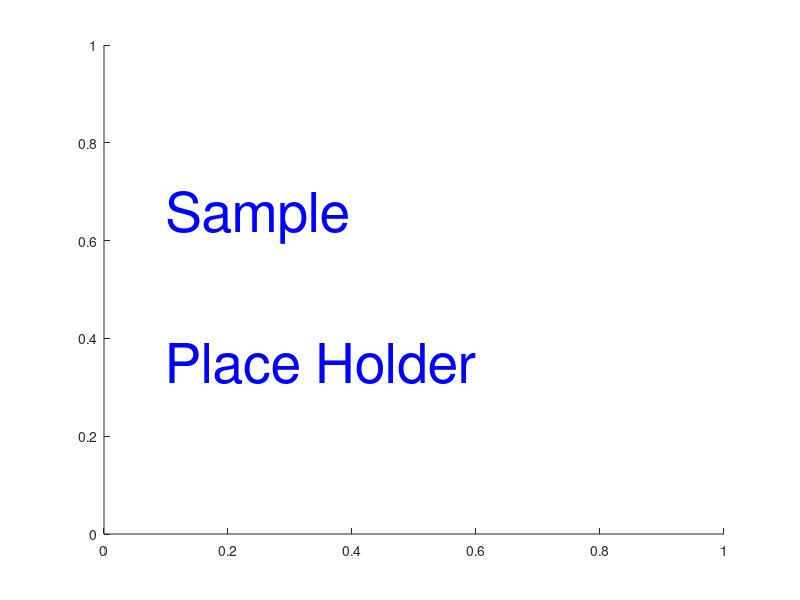

Recreate this plot in MATLAB.
%% Placeholder graph

function placeHolderPlot(plotname)

close all

if nargin < 1
   plotname = 'Sample';
end

figure
axis([0 1 0 1])
text(0.1,0.35,'Place Holder','fontsize',40,'color','blue')
text(0.1,0.65,plotname,'fontsize',40,'color','blue')
print('-dpng',[plotname '.png'])
